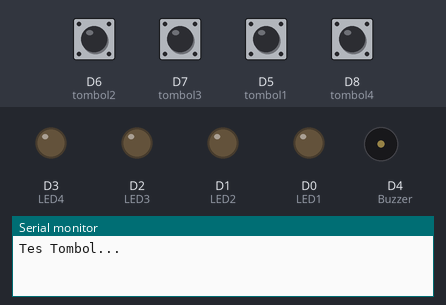
A sketch run on a simulated ESP8266 (NodeMCU). On the bench: output pins drawn as LEDs (lit = HIGH), buzzer (waves = sounding, pin HIGH), the last lines printed to the serial monitor. Dashed ring = blinking. Inputs (shaded band) come from the test bench; at power-on: D5 (tombol1), D6 (tombol2), D7 (tombol3), D8 (tombol4) LOW.

Above: at 1.2 s.
1.3 s: D6 (tombol2) pulled HIGH for 1 s
At 1.5 s:
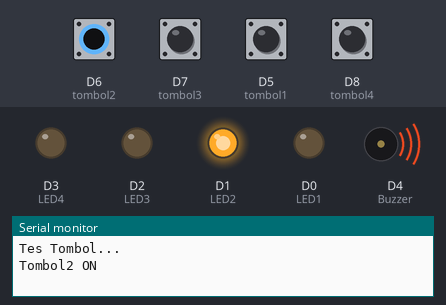
4.3 s: D7 (tombol3) pulled HIGH for 0.15 s
At 4.4 s:
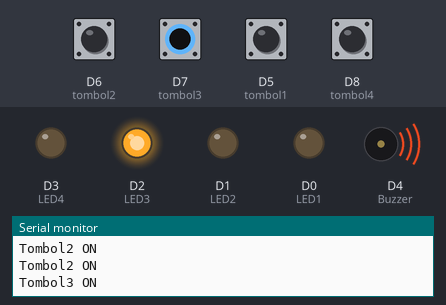
6.0 s: D5 (tombol1) pulled HIGH for 0.15 s
At 6.1 s:
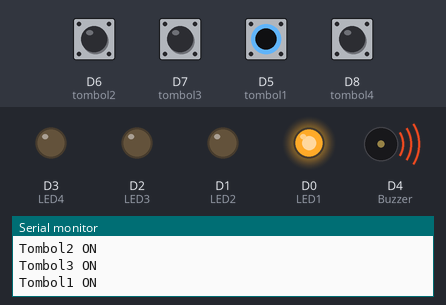
7.7 s: D8 (tombol4) pulled HIGH for 0.15 s
At 7.8 s:
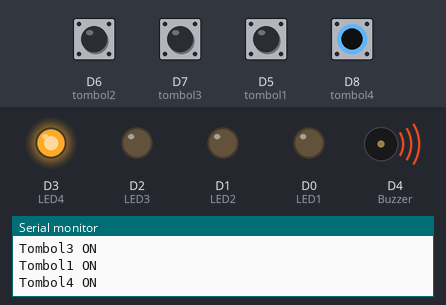
9.4 s: D6 (tombol2) driven HIGH and D7 (tombol3) driven HIGH
At 9.7 s:
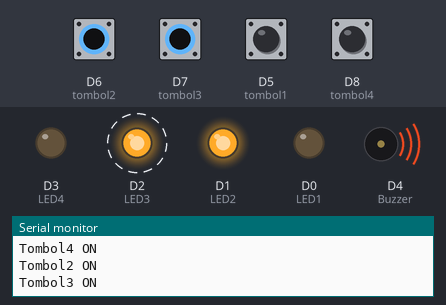
12.4 s: D5 (tombol1) pulled HIGH for 1 s
At 12.9 s:
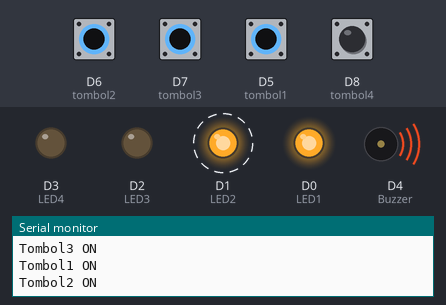
Timing chart, 0 to 16.4 s (numbered marks = the images above; inputs shaded):
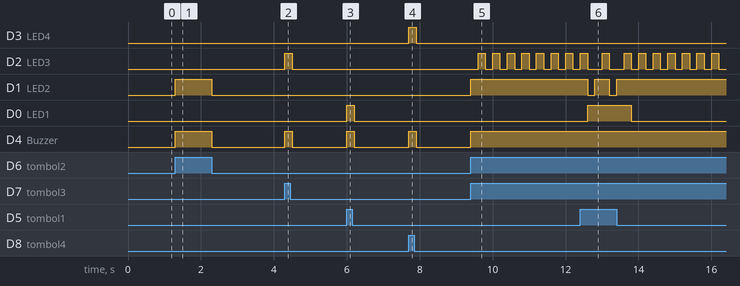

The sketch:

Tugas-2.ino
```cpp
/*=========KONEKSI NODEMCU VS TOMBOL, LED, & BUZZER
*
 *========Anggota Kelompok========*
 *  Muhammad Anshor Falahi
 *  Muhammad Zaki
 *  M. Reza Fahlevi
 *  Muhammad Seman
 *
 *  TOMBOL  |  NODE MCU
 *    SW1   -->    D5
 *    SW2   -->    D6
 *    SW3   -->    D7
 *    SW4   -->    D8
 *
 *    LED   |  NODE MCU
 *    L1   -->    D0
 *    L2   -->    D1
 *    L3   -->    D2
 *    L4   -->    D3
 *
 *    BUZZER| NODE MCU
 *    CN15  --> D4
 ================================*/
#define Buzzer D4
#define tombol1 D5
#define tombol2 D6
#define tombol3 D7
#define tombol4 D8
#define LED1 D0
#define LED2 D1
#define LED3 D2
#define LED4 D3
//===================================
void setup() {
  Serial.begin(115200);
  delay(10);
  pinMode(tombol1, INPUT);
  pinMode(tombol2, INPUT);
  pinMode(tombol3, INPUT);
  pinMode(tombol4, INPUT);
  pinMode(LED1, OUTPUT);
  pinMode(LED2, OUTPUT);
  pinMode(LED3, OUTPUT);
  pinMode(LED4, OUTPUT);
  pinMode(Buzzer, OUTPUT);


  digitalWrite(tombol1, HIGH);
  digitalWrite(tombol2, HIGH);
  digitalWrite(tombol3, HIGH);
  digitalWrite(tombol4, HIGH);
  Serial.println("Tes Tombol...");
}

//=====================================================
void loop() {
  if (digitalRead(tombol1)){Serial.println("Tombol1 ON"); digitalWrite(LED1, HIGH); digitalWrite(Buzzer,1); delay(200);}
  if (digitalRead(tombol2)){Serial.println("Tombol2 ON"); digitalWrite(LED2, HIGH); digitalWrite(Buzzer,1); delay(200);}
  if (digitalRead(tombol3)){Serial.println("Tombol3 ON"); digitalWrite(LED3, HIGH); digitalWrite(Buzzer,1); delay(200);}
  if (digitalRead(tombol4)){Serial.println("Tombol4 ON"); digitalWrite(LED4, HIGH); digitalWrite(Buzzer,1); delay(200);}
  digitalWrite(LED1, LOW);
  digitalWrite(LED2, LOW);
  digitalWrite(LED3, LOW);
  digitalWrite(LED4, LOW);
  digitalWrite(Buzzer, 0);

}
```

Measured:
- after the input at 1.3 s, D1 (LED2), D4 (Buzzer): LOW → HIGH at once, → LOW 1.0 s later
- after the input at 4.3 s, D2 (LED3), D4 (Buzzer): LOW → HIGH at once, → LOW 0.20 s later
- after the input at 6.0 s, D0 (LED1), D4 (Buzzer): LOW → HIGH at once, → LOW 0.20 s later
- after the input at 7.7 s, D3 (LED4), D4 (Buzzer): LOW → HIGH at once, → LOW 0.20 s later
- after the input at 9.4 s, D2 (LED3): alternates HIGH for 0.20 s and LOW for 0.20 s, starting after 0.20 s; D1 (LED2), D4 (Buzzer): LOW → HIGH at once
- after the input at 12.4 s, D1 (LED2): alternates HIGH for 0.40 s and LOW for 0.20 s, 4 changes in all, then stays HIGH, starting after 0.20 s; D0 (LED1): LOW → HIGH after 0.20 s, → LOW 1.2 s later
